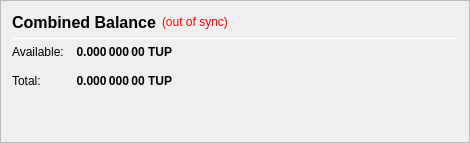
                   <widget class="QFrame" name="frame_CombinedBalances">
                    <property name="minimumSize">
                     <size>
                      <width>470</width>
                      <height>0</height>
                     </size>
                    </property>
                    <property name="frameShape">
                     <enum>QFrame::StyledPanel</enum>
                    </property>
                    <property name="frameShadow">
                     <enum>QFrame::Raised</enum>
                    </property>
                    <layout class="QVBoxLayout" name="verticalLayout_5">
                     <item>
                      <layout class="QHBoxLayout" name="horizontalLayout_5" stretch="0,0,0">
                       <item>
                        <widget class="QLabel" name="label_5z">
                         <property name="minimumSize">
                          <size>
                           <width>0</width>
                           <height>20</height>
                          </size>
                         </property>
                         <property name="font">
                          <font>
                           <pointsize>12</pointsize>
                           <weight>75</weight>
                           <bold>true</bold>
                          </font>
                         </property>
                         <property name="toolTip">
                          <string>Combined Balance (including unconfirmed and immature coins)</string>
                         </property>
                         <property name="text">
                          <string>Combined Balance</string>
                         </property>
                        </widget>
                       </item>
                       <item>
                        <widget class="QLabel" name="labelWalletStatus">
                         <property name="cursor">
                          <cursorShape>WhatsThisCursor</cursorShape>
                         </property>
                         <property name="toolTip">
                          <string>The displayed information may be out of date. Your wallet automatically synchronizes with the TenUp network after a connection is established, but this process has not completed yet.</string>
                         </property>
                         <property name="styleSheet">
                          <string notr="true">QLabel { color: red; }</string>
                         </property>
                         <property name="text">
                          <string notr="true">(out of sync)</string>
                         </property>
                         <property name="alignment">
                          <set>Qt::AlignLeading|Qt::AlignLeft|Qt::AlignVCenter</set>
                         </property>
                        </widget>
                       </item>
                       <item>
                        <spacer name="horizontalSpacer_1">
                         <property name="orientation">
                          <enum>Qt::Horizontal</enum>
                         </property>
                         <property name="sizeHint" stdset="0">
                          <size>
                           <width>40</width>
                           <height>20</height>
                          </size>
                         </property>
                        </spacer>
                       </item>
                      </layout>
                     </item>
                     <item>
                      <widget class="Line" name="line_CombinedBalance">
                       <property name="minimumSize">
                        <size>
                         <width>0</width>
                         <height>1</height>
                        </size>
                       </property>
                       <property name="maximumSize">
                        <size>
                         <width>16777215</width>
                         <height>1</height>
                        </size>
                       </property>
                       <property name="orientation">
                        <enum>Qt::Horizontal</enum>
                       </property>
                      </widget>
                     </item>
                     <item>
                      <layout class="QGridLayout" name="gridLayout_3">
                       <property name="spacing">
                        <number>12</number>
                       </property>
                       <item row="1" column="0">
                        <widget class="QLabel" name="labelBalanceTextz">
                         <property name="text">
                          <string>Available:</string>
                         </property>
                        </widget>
                       </item>
                       <item row="1" column="1">
                        <widget class="QLabel" name="labelBalancez">
                         <property name="font">
                          <font>
                           <weight>75</weight>
                           <bold>true</bold>
                          </font>
                         </property>
                         <property name="cursor">
                          <cursorShape>IBeamCursor</cursorShape>
                         </property>
                         <property name="toolTip">
                          <string>Your current spendable balance</string>
                         </property>
                         <property name="text">
                          <string notr="true">0.000 000 00 TUP</string>
                         </property>
                         <property name="alignment">
                          <set>Qt::AlignRight|Qt::AlignTrailing|Qt::AlignVCenter</set>
                         </property>
                         <property name="textInteractionFlags">
                          <set>Qt::LinksAccessibleByMouse|Qt::TextSelectableByKeyboard|Qt::TextSelectableByMouse</set>
                         </property>
                        </widget>
                       </item>
                       <item row="2" column="0">
                        <widget class="QLabel" name="labelTotalTextz">
                         <property name="text">
                          <string>Total:</string>
                         </property>
                        </widget>
                       </item>
                       <item row="2" column="1">
                        <widget class="QLabel" name="labelTotalz">
                         <property name="font">
                          <font>
                           <weight>75</weight>
                           <bold>true</bold>
                          </font>
                         </property>
                         <property name="cursor">
                          <cursorShape>IBeamCursor</cursorShape>
                         </property>
                         <property name="toolTip">
                          <string>Total Balance, including all unavailable coins.</string>
                         </property>
                         <property name="text">
                          <string notr="true">0.000 000 00 TUP</string>
                         </property>
                         <property name="alignment">
                          <set>Qt::AlignRight|Qt::AlignTrailing|Qt::AlignVCenter</set>
                         </property>
                         <property name="textInteractionFlags">
                          <set>Qt::LinksAccessibleByMouse|Qt::TextSelectableByKeyboard|Qt::TextSelectableByMouse</set>
                         </property>
                        </widget>
                       </item>
                       <item row="2" column="3">
                        <spacer name="horizontalSpacer_2">
                         <property name="orientation">
                          <enum>Qt::Horizontal</enum>
                         </property>
                         <property name="sizeHint" stdset="0">
                          <size>
                           <width>40</width>
                           <height>20</height>
                          </size>
                         </property>
                        </spacer>
                       </item>
                      </layout>
                     </item>
                     <item>
                      <spacer name="verticalSpacer_1">
                       <property name="orientation">
                        <enum>Qt::Vertical</enum>
                       </property>
                       <property name="sizeHint" stdset="0">
                        <size>
                         <width>20</width>
                         <height>40</height>
                        </size>
                       </property>
                      </spacer>
                     </item>
                    </layout>
                   </widget>
